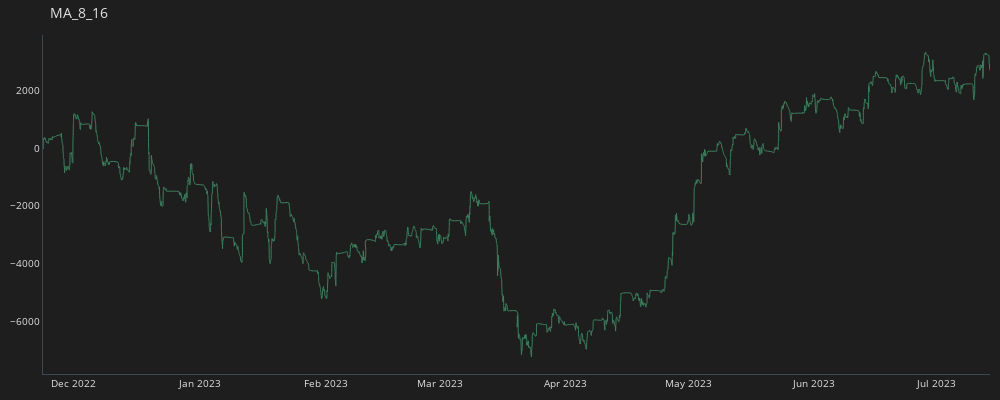
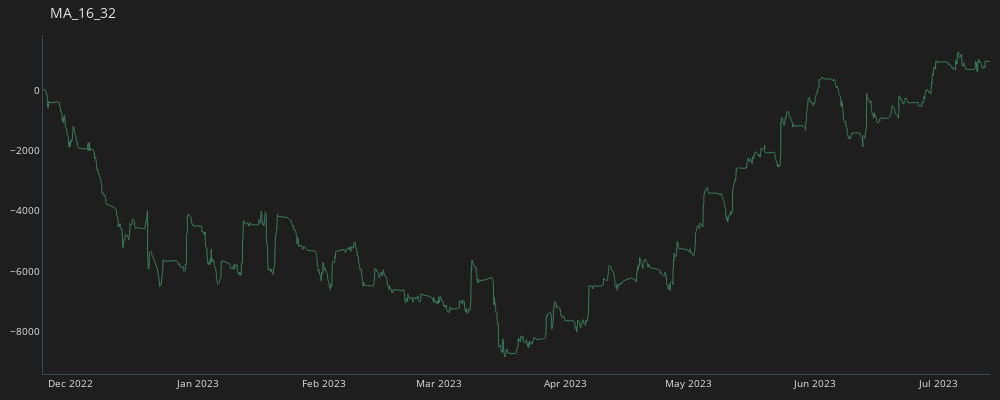
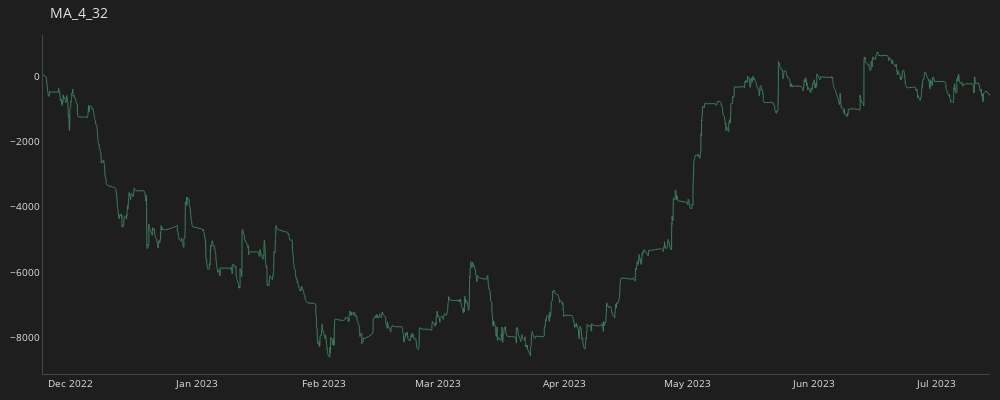

Notebook code for these charts, in order:
### Code cell
for c in crosses:
    temp_df = all_trades[(all_trades.CROSS==c)].copy()
    temp_df = temp_df.groupby(by="time", as_index=False).sum()
    temp_df["CUM_GAIN"] = temp_df.GAIN.cumsum()
    plot_line(temp_df, c)

### Figure 1 — Plotly figure (JSON) as saved in the notebook; plotly's stock layout.template omitted (floating-point values rounded to 4 significant figures; data arrays with more than 128 entries replaced by an {"elided": "..."} marker saying what was removed)
{"data": [{"line": {"color": "#3d825f", "shape": "spline", "width": 1}, "mode": "lines", "name": "MA_8_16", "type": "scatter", "x": {"elided": "2916 str values"}, "y": {"elided": "2916 float values"}}], "layout": {"font": {"color": "#e1e1e1", "size": 10}, "height": 400, "margin": {"b": 15, "l": 15, "r": 10, "t": 35}, "paper_bgcolor": "#1e1e1e", "plot_bgcolor": "#1e1e1e", "title": {"text": "MA_8_16"}, "width": 1000, "xaxis": {"linecolor": "#3a4a54", "linewidth": 1, "showgrid": false, "zeroline": false}, "yaxis": {"linecolor": "#3a4a54", "linewidth": 1, "showgrid": false, "zeroline": false}}}

### Figure 2 — Plotly figure (JSON) as saved in the notebook; plotly's stock layout.template omitted (floating-point values rounded to 4 significant figures; data arrays with more than 128 entries replaced by an {"elided": "..."} marker saying what was removed)
{"data": [{"line": {"color": "#3d825f", "shape": "spline", "width": 1}, "mode": "lines", "name": "MA_16_32", "type": "scatter", "x": {"elided": "1873 str values"}, "y": {"elided": "1873 float values"}}], "layout": {"font": {"color": "#e1e1e1", "size": 10}, "height": 400, "margin": {"b": 15, "l": 15, "r": 10, "t": 35}, "paper_bgcolor": "#1e1e1e", "plot_bgcolor": "#1e1e1e", "title": {"text": "MA_16_32"}, "width": 1000, "xaxis": {"linecolor": "#3a4a54", "linewidth": 1, "showgrid": false, "zeroline": false}, "yaxis": {"linecolor": "#3a4a54", "linewidth": 1, "showgrid": false, "zeroline": false}}}

### Figure 3 — Plotly figure (JSON) as saved in the notebook; plotly's stock layout.template omitted (floating-point values rounded to 4 significant figures; data arrays with more than 128 entries replaced by an {"elided": "..."} marker saying what was removed)
{"data": [{"line": {"color": "#3d825f", "shape": "spline", "width": 1}, "mode": "lines", "name": "MA_4_32", "type": "scatter", "x": {"elided": "2375 str values"}, "y": {"elided": "2375 float values"}}], "layout": {"font": {"color": "#e1e1e1", "size": 10}, "height": 400, "margin": {"b": 15, "l": 15, "r": 10, "t": 35}, "paper_bgcolor": "#1e1e1e", "plot_bgcolor": "#1e1e1e", "title": {"text": "MA_4_32"}, "width": 1000, "xaxis": {"linecolor": "#3a4a54", "linewidth": 1, "showgrid": false, "zeroline": false}, "yaxis": {"linecolor": "#3a4a54", "linewidth": 1, "showgrid": false, "zeroline": false}}}
